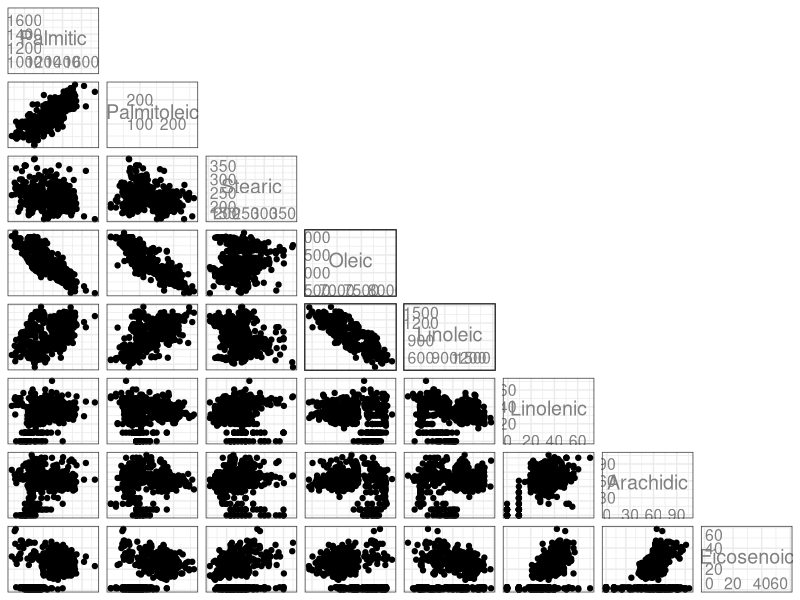
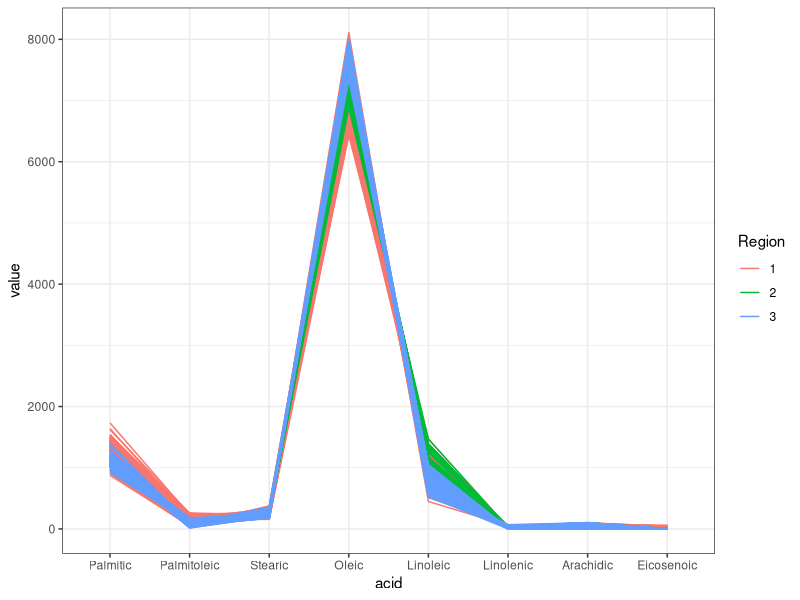
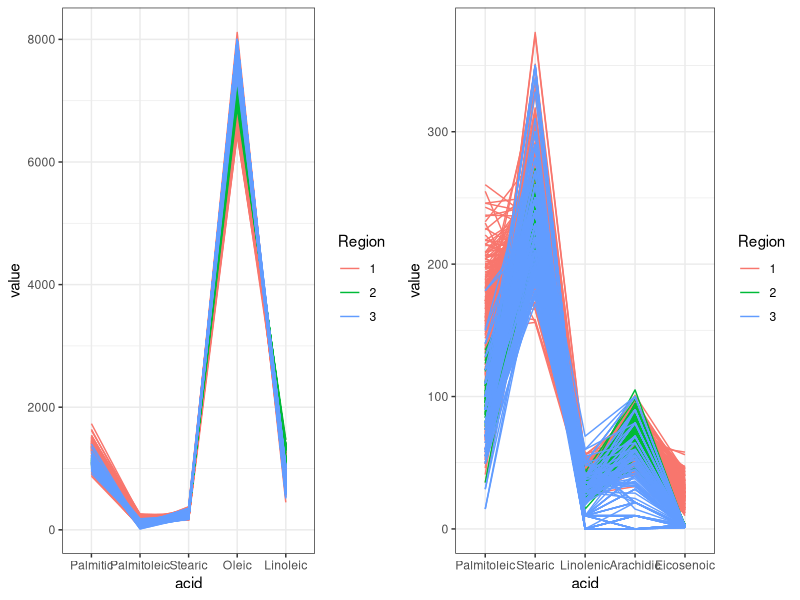
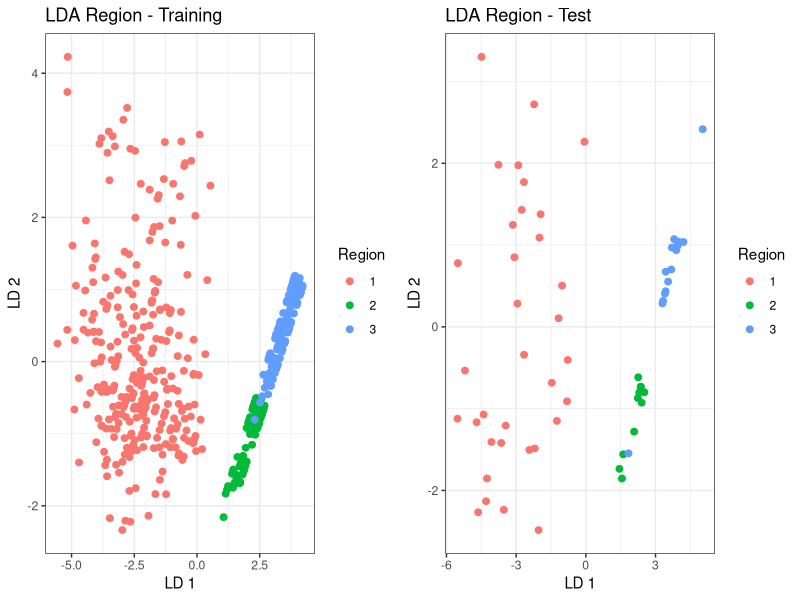
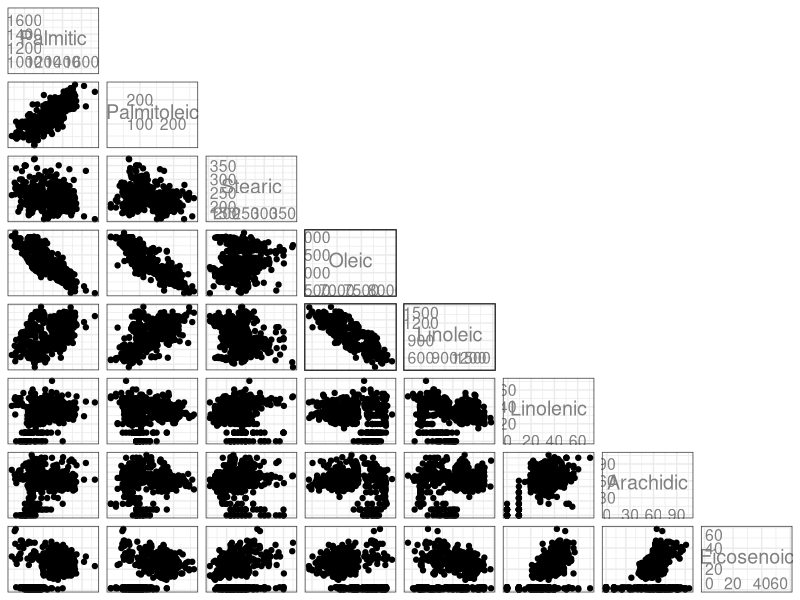
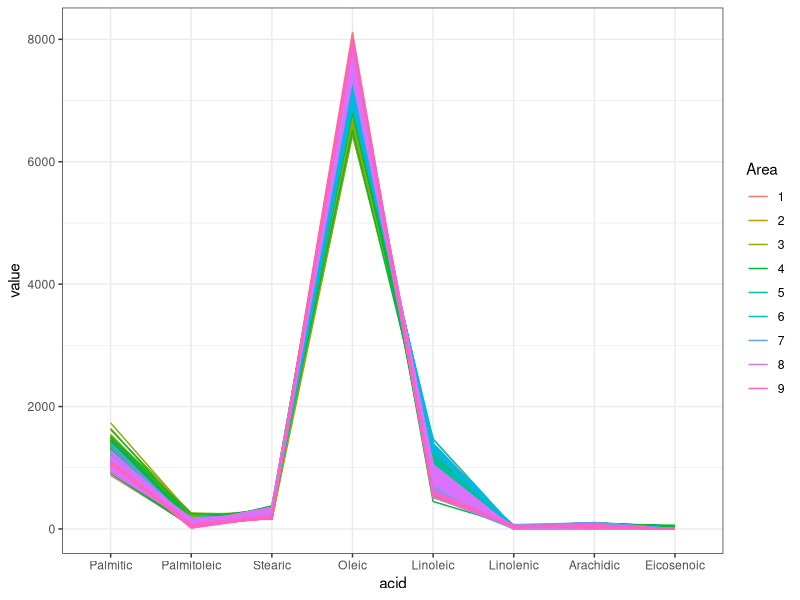
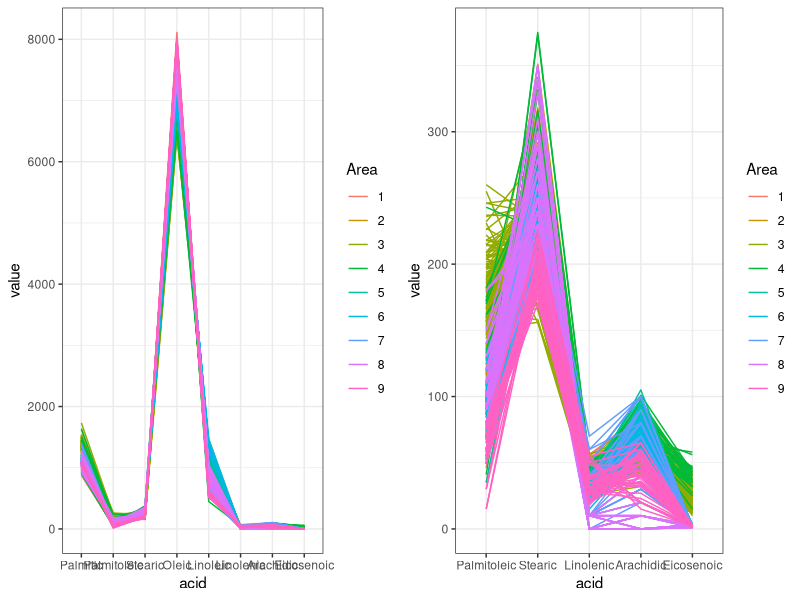
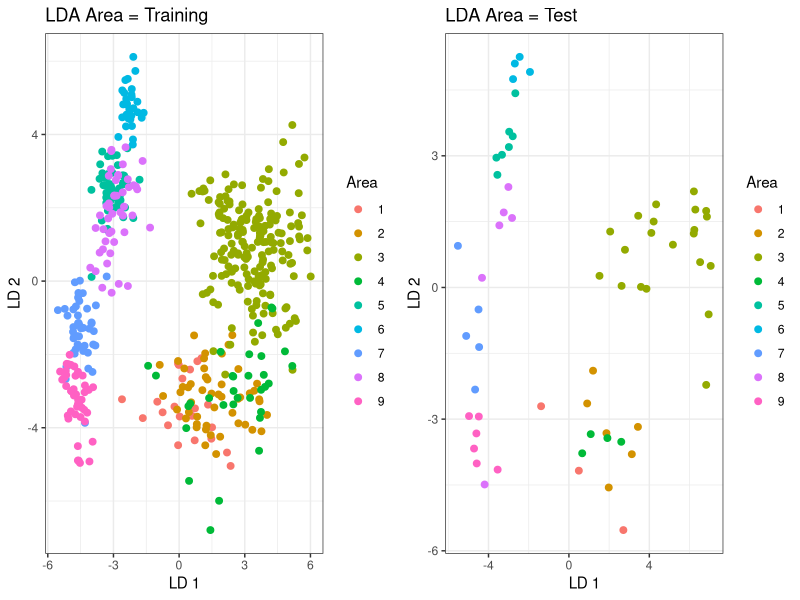

Source code (R) for these figures, in order:
list.of.packages = c("ggplot2",
                     "gridExtra",
                     "xtable",
                     "nnet",
                     "MASS",
                     "scales",
                     "GGally")
new.packages = list.of.packages[!(list.of.packages %in% installed.packages()[,"Package"])]
if(length(new.packages)) {
  install.packages(new.packages)
}
for (i in 1:length(list.of.packages)) {
  require(list.of.packages[i], character.only=TRUE)
}

#read in raw data
olive = read.table('olive.txt', header=T, sep="")

index = sort.int(olive$Area, index.return=T)$ix
olive = olive[index,]

#make region and area variables factors
olive$Region = as.factor(olive$Region)
olive$Area = as.factor(olive$Area)

#separate into training and test sets
n_obs = dim(olive)[1]
n_cols = dim(olive)[2]
M = array(0, c(9, 1))
for (i in seq(1, n_obs))
{
  t = olive$Area[i]
  M[t] = M[t]+1
}
L = floor(M*0.9)
M_cumul = c(0, cumsum(M))
select = NULL
for (i in seq(1,9))
{
  a = M_cumul[i]+1
  b = a+L[i]-1
  select = c(select, seq(a, b))
}
train = olive[select,]
test = olive[-select,]
n_train = dim(train)[1]
n_test = dim(test)[1]

#Region linear discriminant analysis
lda_region_fit = lda(Region~Oleic+Eicosenoic, data=train)
region_train_lda_preds = predict(lda_region_fit)$class
region_train_actual = train[,1]
region_test_lda_preds = predict(lda_region_fit, newdata=test)$class
region_test_actual = test[,1]

#Region quadratic discriminant analysis
qda_region_fit = qda(Region~Oleic+Eicosenoic, data=train)
region_train_qda_preds = predict(qda_region_fit)$class
region_test_qda_preds = predict(qda_region_fit, newdata=test)$class

#Region multivariate logisitc regression analysis
log_region_fit = multinom(Region~Oleic+Eicosenoic, data=train)
region_train_log_preds = predict(log_region_fit, newdata=train, "class")
region_test_log_preds = predict(log_region_fit, newdata=test, "class")

#Area linear discriminant analysis
lda_area_fit = lda(Area~.-Region, data=train)
area_train_lda_preds = predict(lda_area_fit)$class
area_train_actual = train[,2]
area_test_lda_preds = predict(lda_area_fit, newdata=test)$class
area_test_actual = test[,2]

#Area quadratic discriminant analysis
qda_area_fit = qda(Area~.-Region, data=train)
area_train_qda_preds = predict(qda_area_fit)$class
area_test_qda_preds = predict(qda_area_fit, newdata=test)$class

#Area multivariate logistic regression
log_area_fit = multinom(Area~.-Region, data=train)
area_train_log_preds = predict(log_area_fit, newdata=train, "class")
area_test_log_preds = predict(log_area_fit, newdata=test, "class")

region_lda_train_error = length(region_train_actual[region_train_actual != region_train_lda_preds])/n_train
region_lda_test_error = length(region_test_actual[region_test_actual != region_test_lda_preds])/n_test

region_qda_train_error = length(region_train_actual[region_train_actual != region_train_qda_preds])/n_train
region_qda_test_error = length(region_test_actual[region_test_actual != region_test_qda_preds])/n_test

region_log_train_error = length(region_train_actual[region_train_actual != region_train_log_preds])/n_train
region_log_test_error = length(region_test_actual[region_test_actual != region_test_log_preds])/n_test

area_lda_train_error = length(area_train_actual[area_train_actual != area_train_lda_preds])/n_train
area_lda_test_error = length(area_test_actual[area_test_actual != area_test_lda_preds])/n_test

area_qda_train_error = length(area_train_actual[area_train_actual != area_train_qda_preds])/n_train
area_qda_test_error = length(area_test_actual[area_test_actual != area_test_qda_preds])/n_test

area_log_train_error = length(area_train_actual[area_train_actual != area_train_log_preds])/n_train
area_log_test_error = length(area_test_actual[area_test_actual != area_test_log_preds])/n_test

df_temp = data.frame("Region Training"=percent(round(c(region_lda_train_error, region_qda_train_error,region_log_train_error), 4)),
                     "Region Test" = percent(round(c(region_lda_test_error, region_qda_test_error, region_log_test_error), 4)),
                     "Area Training" = percent(round(c(area_lda_train_error, area_qda_train_error, area_log_train_error), 4)),
                     "Area Test" = percent(round(c(area_lda_test_error, area_qda_test_error, area_log_test_error), 4)))
rownames(df_temp) = c("Linear Discriminant Analysis", "Quadratic Discriminant Analysis", "Logistic Regression")

xtable_temp = xtable(df_temp)
digits(xtable_temp)[2:5] = 3
align(xtable_temp) = c('l', rep('c', 4))
print(xtable_temp, type='html', sanitize.colnames.function = function(x) gsub('\\.', ' ', x))

ggpairs(train, 
        columns=3:n_cols, 
        diag='blank', 
        colour='Region', 
        axisLabels='internal',
        lower=list(continuous='points'), 
        upper=list(continuous='blank')) + theme_bw()
ggparcoord(train, scale='globalminmax', columns=3:n_cols, groupColumn=1) +
  xlab('acid') +
  theme_bw()

plot1 = ggparcoord(train, scale='globalminmax', columns=c(3:7), groupColumn=1) +
  xlab('acid') +
  theme_bw()
plot2 = ggparcoord(train, scale='globalminmax', columns=c(4:5, 8:10), groupColumn=1) +
  xlab('acid') +
  theme_bw()
grid.arrange(plot1, plot2, nrow=1, ncol=2)

prior_probs = c(round(length(region_train_actual[region_train_actual==1])/n_train, 2),
                round(length(region_train_actual[region_train_actual==2])/n_train, 2),
                round(length(region_train_actual[region_train_actual==3])/n_train, 2))
oleic_mean = c(round(mean(train$Oleic[train$Region==1]), 2),
               round(mean(train$Oleic[train$Region==2]), 2),
               round(mean(train$Oleic[train$Region==3]), 2))
eicosenoic_mean = c(round(mean(train$Eicosenoic[train$Region==1]), 2),
                    round(mean(train$Eicosenoic[train$Region==2]), 2),
                    round(mean(train$Eicosenoic[train$Region==3]), 2))
df_temp = t(data.frame("Prior Probability" = prior_probs, 
                       "Oleic Mean" = oleic_mean, 
                       "Eicosenoic Mean" = eicosenoic_mean))
colnames(df_temp) = c("Region 1", "Region 2", "Region 3")
xtable_temp = xtable(df_temp)
align(xtable_temp) = c('l', rep('r', 3))
print(xtable_temp, type='html', sanitize.colnames.function = function(x) gsub('\\.', ' ', x),
      sanitize.rownames.function = function(x) gsub('\\.', ' ', x))

xtable_temp = xtable(table(region_train_lda_preds, region_train_actual))
colnames(xtable_temp) = c("Region 1 Actual", "Region 2 Actual", "Region 3 Actual")
rownames(xtable_temp) = c("Region 1 Predicted", "Region 2 Predicted", "Region 3 Predicted")
align(xtable_temp) = c('l', rep('c', 3))
print(xtable_temp, type='html', sanitize.colnames.function = function(x) gsub('\\.', ' ', x),
      sanitize.rownames.function = function(x) gsub('\\.', ' ', x))

xtable_temp = xtable(table(region_test_lda_preds, region_test_actual))
colnames(xtable_temp) = c("Region 1 Actual", "Region 2 Actual", "Region 3 Actual")
rownames(xtable_temp) = c("Region 1 Predicted", "Region 2 Predicted", "Region 3 Predicted")
align(xtable_temp) = c('l', rep('c', 3))
print(xtable_temp, type='html', sanitize.colnames.function = function(x) gsub('\\.', ' ', x),
      sanitize.rownames.function = function(x) gsub('\\.', ' ', x))

LD_1_train = predict(lda_region_fit)$x[,1]
LD_2_train = predict(lda_region_fit)$x[,2]
plot1 = ggplot(data=train, aes(x=LD_1_train, y=LD_2_train, color=Region)) +
  geom_point(size=2) +
  labs(x='LD 1', y='LD 2', title='LDA Region - Training') +
  theme_bw()

LD_1_test = predict(lda_region_fit, newdata=test)$x[,1]
LD_2_test = predict(lda_region_fit, newdata=test)$x[,2]
plot2 = ggplot(data=test, aes(x=LD_1_test, y=LD_2_test, color=Region)) +
  geom_point(size=2) +
  labs(x='LD 1', y='LD 2', title='LDA Region - Test') +
  theme_bw()
grid.arrange(plot1, plot2, nrow=1, ncol=2)

xtable_temp = xtable(table(region_train_qda_preds, region_train_actual))
colnames(xtable_temp) = c("Region 1 Actual", "Region 2 Actual", "Region 3 Actual")
rownames(xtable_temp) = c("Region 1 Predicted", "Region 2 Predicted", "Region 3 Predicted")
align(xtable_temp) = c('l', rep('c', 3))
print(xtable_temp, type='html', sanitize.colnames.function = function(x) gsub('\\.', ' ', x),
      sanitize.rownames.function = function(x) gsub('\\.', ' ', x))

xtable_temp = xtable(table(region_test_qda_preds, region_test_actual))
colnames(xtable_temp) = c("Region 1 Actual", "Region 2 Actual", "Region 3 Actual")
rownames(xtable_temp) = c("Region 1 Predicted", "Region 2 Predicted", "Region 3 Predicted")
align(xtable_temp) = c('l', rep('c', 3))
print(xtable_temp, type='html', sanitize.colnames.function = function(x) gsub('\\.', ' ', x),
      sanitize.rownames.function = function(x) gsub('\\.', ' ', x))

xtable_temp = xtable(table(region_train_log_preds, region_train_actual))
colnames(xtable_temp) = c("Region 1 Actual", "Region 2 Actual", "Region 3 Actual")
rownames(xtable_temp) = c("Region 1 Predicted", "Region 2 Predicted", "Region 3 Predicted")
align(xtable_temp) = c('l', rep('c', 3))
print(xtable_temp, type='html', sanitize.colnames.function = function(x) gsub('\\.', ' ', x),
      sanitize.rownames.function = function(x) gsub('\\.', ' ', x))

xtable_temp = xtable(table(region_test_log_preds, region_test_actual))
colnames(xtable_temp) = c("Region 1 Actual", "Region 2 Actual", "Region 3 Actual")
rownames(xtable_temp) = c("Region 1 Predicted", "Region 2 Predicted", "Region 3 Predicted")
align(xtable_temp) = c('l', rep('c', 3))
print(xtable_temp, type='html', sanitize.colnames.function = function(x) gsub('\\.', ' ', x),
      sanitize.rownames.function = function(x) gsub('\\.', ' ', x))

ggpairs(train,
        columns=3:n_cols,
        diag='blank',
        color='Area',
        axisLabels='internal',
        lower=list(continuous='points'),
        upper=list(continuous='blank')) + theme_bw()
ggparcoord(train,
           scale='globalminmax',
           columns=3:n_cols,
           groupColumn=2) + xlab('acid') + theme_bw()

plot1 = ggparcoord(train,
                   scale='globalminmax',
                   columns=3:n_cols,
                   groupColumn=2) + xlab('acid') + theme_bw()
plot2 = ggparcoord(train,
                   scale='globalminmax',
                   columns=c(4:5, 8:10),
                   groupColumn=2) + xlab('acid') + theme_bw()
grid.arrange(plot1, plot2, nrow=1, ncol=2)

xtable_temp = xtable(table(area_train_lda_preds, area_train_actual))
colnames(xtable_temp) = c('Area 1', 'Area 2', 'Area 3', 'Area 4', 'Area 5', 'Area 6', 'Area 7', 'Area 8', 'Area 9')
rownames(xtable_temp) = c('Area 1', 'Area 2', 'Area 3', 'Area 4', 'Area 5', 'Area 6', 'Area 7', 'Area 8', 'Area 9')
align(xtable_temp) = c('l', rep('c', 9))
print(xtable_temp, type='html', sanitize.colnames.function = function(x) gsub('\\.', ' ', x),
      sanitize.rownames.function = function(x) gsub('\\.', ' ', x))

xtable_temp = xtable(table(area_test_lda_preds, area_test_actual))
colnames(xtable_temp) = c('Area 1', 'Area 2', 'Area 3', 'Area 4', 'Area 5', 'Area 6', 'Area 7', 'Area 8', 'Area 9')
rownames(xtable_temp) = c('Area 1', 'Area 2', 'Area 3', 'Area 4', 'Area 5', 'Area 6', 'Area 7', 'Area 8', 'Area 9')
align(xtable_temp) = c('l', rep('c', 9))
print(xtable_temp, type='html', sanitize.colnames.function = function(x) gsub('\\.', ' ', x),
      sanitize.rownames.function = function(x) gsub('\\.', ' ', x))

LD_1_train = predict(lda_area_fit)$x[,1]
LD_2_train = predict(lda_area_fit)$x[,2]
plot1 = ggplot(data=train, aes(x=LD_1_train, y=LD_2_train, color=Area)) +
  geom_point(size=2) +
  labs(x='LD 1', y='LD 2', title='LDA Area = Training') +
  theme_bw()
LD_1_test = predict(lda_area_fit, newdata=test)$x[,1]
LD_2_test = predict(lda_area_fit, newdata=test)$x[,2]
plot2 = ggplot(data=test, aes(x=LD_1_test, y=LD_2_test, color=Area)) +
  geom_point(size=2) +
  labs(x='LD 1', y='LD 2', title='LDA Area = Test') +
  theme_bw()
grid.arrange(plot1, plot2, nrow=1, ncol=2)

xtable_temp = xtable(table(area_train_qda_preds, area_train_actual))
colnames(xtable_temp) = c('Area 1', 'Area 2', 'Area 3', 'Area 4', 'Area 5', 'Area 6', 'Area 7', 'Area 8', 'Area 9')
rownames(xtable_temp) = c('Area 1', 'Area 2', 'Area 3', 'Area 4', 'Area 5', 'Area 6', 'Area 7', 'Area 8', 'Area 9')
align(xtable_temp) = c('l', rep('c', 9))
print(xtable_temp, type='html', sanitize.colnames.function = function(x) gsub('\\.', ' ', x),
      sanitize.rownames.function = function(x) gsub('\\.', ' ', x))

xtable_temp = xtable(table(area_test_qda_preds, area_test_actual))
colnames(xtable_temp) = c('Area 1', 'Area 2', 'Area 3', 'Area 4', 'Area 5', 'Area 6', 'Area 7', 'Area 8', 'Area 9')
rownames(xtable_temp) = c('Area 1', 'Area 2', 'Area 3', 'Area 4', 'Area 5', 'Area 6', 'Area 7', 'Area 8', 'Area 9')
align(xtable_temp) = c('l', rep('c', 9))
print(xtable_temp, type='html', sanitize.colnames.function = function(x) gsub('\\.', ' ', x),
      sanitize.rownames.function = function(x) gsub('\\.', ' ', x))

xtable_temp = xtable(table(area_train_log_preds, area_train_actual))
colnames(xtable_temp) = c('Area 1', 'Area 2', 'Area 3', 'Area 4', 'Area 5', 'Area 6', 'Area 7', 'Area 8', 'Area 9')
rownames(xtable_temp) = c('Area 1', 'Area 2', 'Area 3', 'Area 4', 'Area 5', 'Area 6', 'Area 7', 'Area 8', 'Area 9')
align(xtable_temp) = c('l', rep('c', 9))
print(xtable_temp, type='html', sanitize.colnames.function = function(x) gsub('\\.', ' ', x),
      sanitize.rownames.function = function(x) gsub('\\.', ' ', x))

xtable_temp = xtable(table(area_test_log_preds, area_test_actual))
colnames(xtable_temp) = c('Area 1', 'Area 2', 'Area 3', 'Area 4', 'Area 5', 'Area 6', 'Area 7', 'Area 8', 'Area 9')
rownames(xtable_temp) = c('Area 1', 'Area 2', 'Area 3', 'Area 4', 'Area 5', 'Area 6', 'Area 7', 'Area 8', 'Area 9')
align(xtable_temp) = c('l', rep('c', 9))
print(xtable_temp, type='html', sanitize.colnames.function = function(x) gsub('\\.', ' ', x),
      sanitize.rownames.function = function(x) gsub('\\.', ' ', x))

